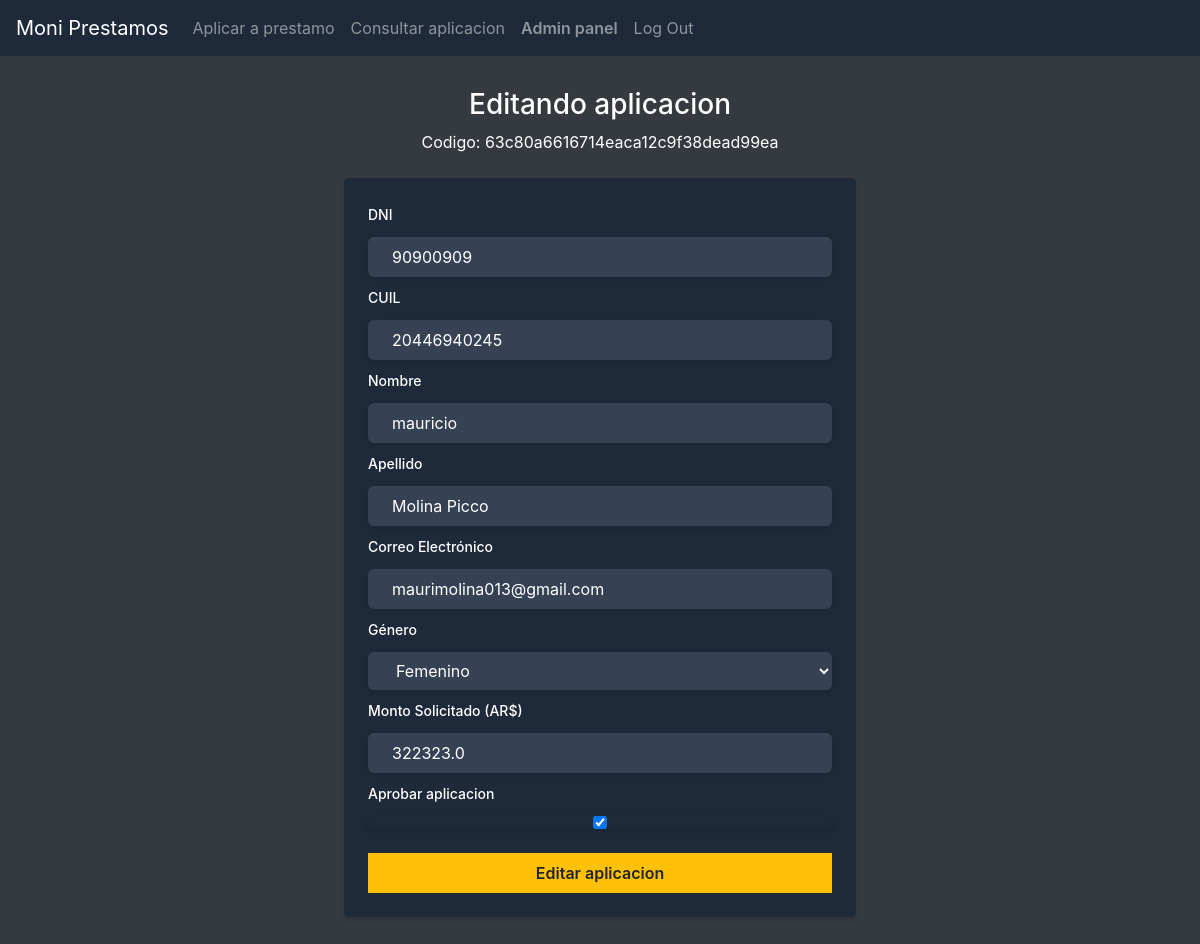
Page /edit_application/63c80a6616714eaca12c9f38dead99ea (signed in) on the committed database.
### loans/models.py (models this page shows, shortened)
class LoanApplication(models.Model):
    id = models.UUIDField(primary_key=True, default=uuid.uuid4, editable=False)
    """
       Elegi usar UUIDs en lugar de id secuencial porque ayuda a mejorar la seguridad,
        ya que hace más difícil adivinar o predecir los IDs de los registros. Esto es especialmente
        útil para evitar ataques donde un atacante podría intentar adivinar o enumerar los registros
        a través de URLs o patrones en la base de datos.
    """
    dni = models.CharField(max_length=8, validators=[dni_validator])
    cuil = models.CharField(max_length=11, validators=[cuil_validator])
    first_name = models.CharField(max_length=255, validators=[name_validator])
    last_name = models.CharField(max_length=255, validators=[name_validator])
    email = models.EmailField(error_messages={
                'invalid': 'Por favor, ingrese un correo electrónico válido.'
            })
    gender = models.CharField(max_length=9, choices=GENDER_CHOICES)
    amount = models.DecimalField(max_digits=8, decimal_places=1,
            error_messages={
                'invalid': 'El monto debe ser un número con un máximo de 7 dígitos y 1 decimal.'
            })
    is_approved = models.BooleanField(default=False)
    created_date = models.DateTimeField(auto_now_add=True) #se define automaticamente cuando se crea la instancia

### loans/permissions.py (the view)
        def wrapper_func(request, *args, **kwargs):
            group = None
            if request.user.groups.exists():
                group = request.user.groups.all()[0].name
            if group in allowed_roles:
                return view_func(request, *args, **kwargs)
            else:
                return HttpResponse('Usted no esta autorizado a ingresar a esta pagina')

### loans/forms.py
class LoanApplicationUpdateForm(ModelForm):
    class Meta:
        model = LoanApplication
        fields = [
            'dni',
            'cuil',
            'first_name',
            'last_name',
            'email',
            'gender',
            'amount',
            'is_approved',
        ]
        labels = {
            'dni': 'DNI',
            'cuil': 'CUIL',
            'first_name': 'Nombre',
            'last_name': 'Apellido',
            'email': 'Correo Electrónico',
            'gender': 'Género',
            'amount': 'Monto Solicitado (AR$)',
            'is_approved':'Aprobar aplicacion',
        }

### loans/permissions.py (called while the page is built)
def allowed_users(allowed_roles=[]):
    def decorator(view_func):
        def wrapper_func(request, *args, **kwargs):
            group = None
            if request.user.groups.exists():
                group = request.user.groups.all()[0].name
            if group in allowed_roles:
                return view_func(request, *args, **kwargs)
            else:
                return HttpResponse('Usted no esta autorizado a ingresar a esta pagina')
        return wrapper_func
    return decorator

### loans/views.py (called while the page is built, shortened)
@allowed_users(allowed_roles=['admin'])
def edit_application(request, pk):
    application = LoanApplication.objects.get(pk=pk)
    form = LoanApplicationUpdateForm(instance=application)
    context = {
        'form':form,
        'application_id':pk
        }
    return render(request, "loans/edit_application.html", context)

### loans/templates/loans/edit_application.html (shortened to what this page needs)
{% extends "loans/layout.html" %}
{% load widget_tweaks %}
{% block body %}
<div class="">
    <h3 class="text-center">Editando aplicacion</h3>
    <p class="text-center">Codigo: {{application_id}}</p>
</div>
    <form method="post" action="{% url 'edit_application' application_id %}" class="max-w-lg mx-auto p-6 mt-6 rounded-lg shadow-md bg-gray-800">
        {% for field in form %}
            <div class="mb-2">
                <label for="{{ field.id_for_label }}" class="block text-sm font-medium">{{ field.label }}</label>
                <div class="mt-1">
                    <span>
                        {{ field|add_class:"block w-full px-4 py-2 rounded-md shadow-sm bg-gray-700"  }}
                    </span>
                </div>
            </div>
        {% endfor %}
        <div class="mt-6">
            <button type="submit" class="w-full py-2 px-4 btn-warning font-semibold rounded-md hover:bg-blue-600 focus:outline-none focus:ring-2 focus:ring-blue-500 focus:ring-opacity-50">
                Editar aplicacion
            </button>
        </div>
    </form>
{% endblock %}

### rows in the picture
LoanApplication: id "63c80a6616714eaca12c9f38dead99ea", form "90900909" "20446940245" "mauricio" "Molina Picco" "maurimolina013@gmail.com" "Femenino" "322323.0" "☑"

### other values in the picture
{{ field.label }} "DNI" "CUIL" "Nombre" "Apellido" "Correo Electrónico" "Género" "Monto Solicitado (AR$)" "Aprobar aplicacion"
